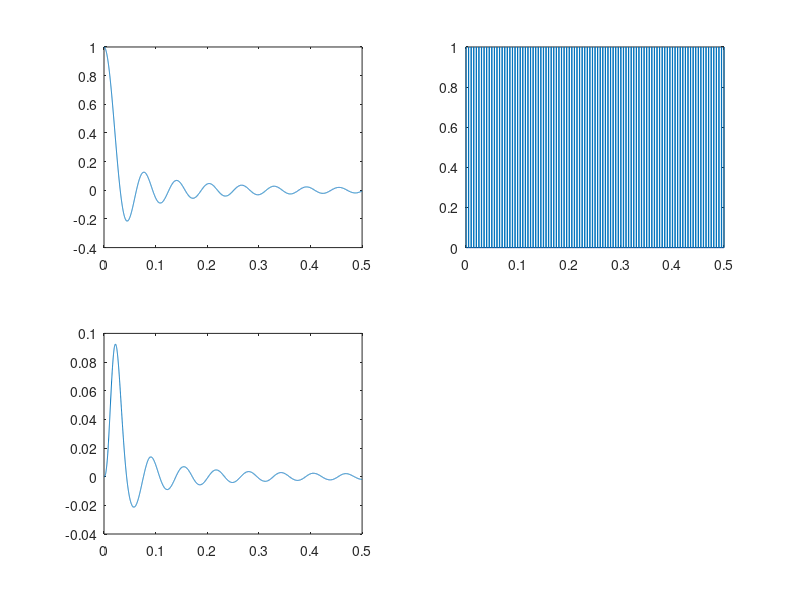

Write the MATLAB code that produced this figure.
clear,clc
t=0:0.0001:0.5;
f=exp(-0.2*t).*sin(100*t+eps)./(100*t+eps);
F=fft(f);
g=(square(2*pi*200*t,10)+1)/2;
a=f.*g;
[nb,na]=butter(4,200,'s');
sys=tf(nb,na);
c=lsim(sys,a,t);
subplot(2,2,1);
plot(t,f);
subplot(2,2,2);
plot(t,g);
subplot(2,2,3);
plot(t,c);

